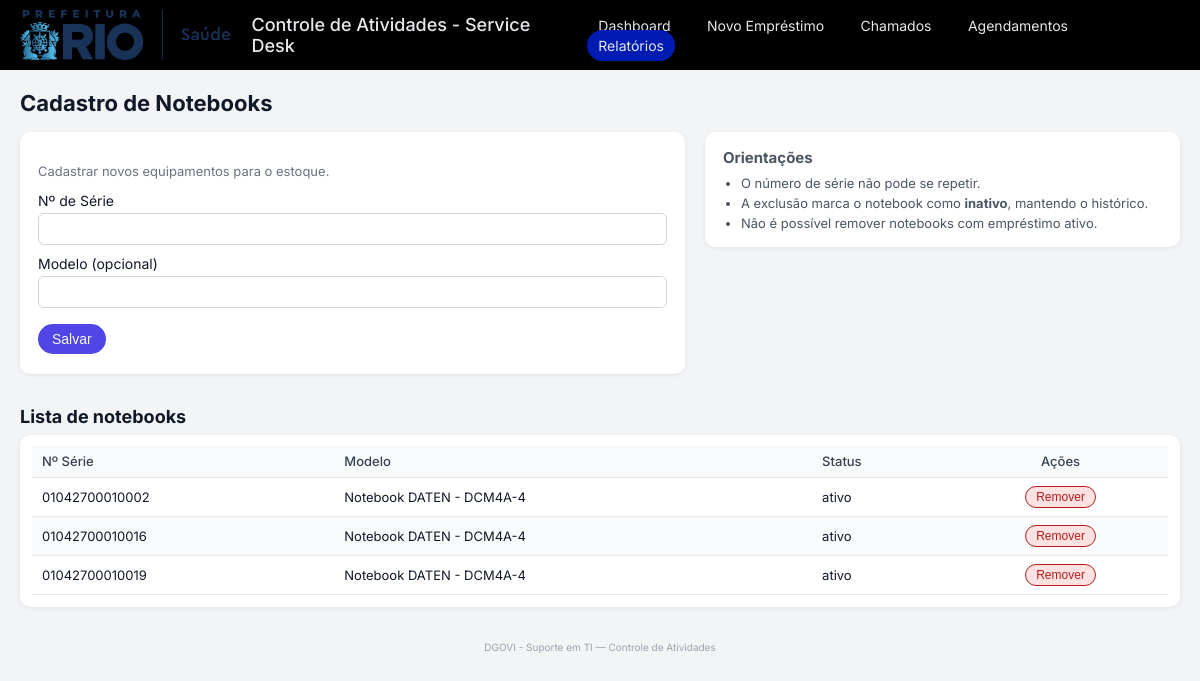
Page /notebooks/novo on the committed database.
### tables this page shows
CREATE TABLE notebooks (
            id INTEGER PRIMARY KEY AUTOINCREMENT,
            serial TEXT UNIQUE NOT NULL,
            modelo TEXT,
            status TEXT DEFAULT 'ativo'
        );

### app.py (the view, shortened to what this page needs)
@app.route("/notebooks/novo", methods=["GET", "POST"])
def novo_notebook():
    conn = get_connection()
    cur = conn.cursor()
    cur.execute(
        """
        SELECT id, serial, modelo, status
        FROM notebooks
        ORDER BY status DESC, serial
        """
    )
    notebooks = cur.fetchall()
    conn.close()
    return render_template("notebook_form.html", notebooks=notebooks)

### app.py (called while the page is built)
def get_connection():
    conn = sqlite3.connect(APP_DB)
    conn.row_factory = sqlite3.Row
    return conn

### templates/notebook_form.html
{% extends "base.html" %}
{% block content %}
<h2>Cadastro de Notebooks</h2>
<div class="form-layout">
  <form method="post" class="form-card">
    <div class="form-header">
      <p>Cadastrar novos equipamentos para o estoque.</p>
    </div>
    <label for="serial">Nº de Série</label>
    <input type="text" id="serial" name="serial" required />
    <label for="modelo">Modelo (opcional)</label>
    <input type="text" id="modelo" name="modelo" />
    <button type="submit" class="btn-primary">Salvar</button>
  </form>
  <div class="form-side-info">
    <div class="info-card">
      <h3>Orientações</h3>
      <ul>
        <li>O número de série não pode se repetir.</li>
        <li>A exclusão marca o notebook como <strong>inativo</strong>, mantendo o histórico.</li>
        <li>Não é possível remover notebooks com empréstimo ativo.</li>
      </ul>
    </div>
  </div>
</div>
<div class="section-header">
  <h3>Lista de notebooks</h3>
</div>
<div class="table-card">
  <div class="table-wrapper">
    <table>
      <thead>
        <tr>
          <th>Nº Série</th>
          <th>Modelo</th>
          <th>Status</th>
          <th class="th-acoes">Ações</th>
        </tr>
      </thead>
      <tbody>
        {% if notebooks %}
          {% for nb in notebooks %}
            <tr>
              <td>{{ nb.serial }}</td>
              <td>{{ nb.modelo or "-" }}</td>
              <td>{{ nb.status }}</td>
              <td class="td-acoes">
                {% if nb.status == 'ativo' %}
                  <form method="post" action="{{ url_for('remover_notebook', notebook_id=nb.id) }}" onsubmit="return confirm('Confirmar remoção deste notebook?');">
                    <button type="submit" class="btn-small btn-danger">Remover</button>
                  </form>
                {% else %}
                  -
                {% endif %}
              </td>
            </tr>
          {% endfor %}
        {% else %}
          <tr>
            <td colspan="4">Nenhum notebook cadastrado.</td>
          </tr>
        {% endif %}
      </tbody>
    </table>
  </div>
</div>
{% endblock %}

### static/style.css (style rules this page uses)
* { box-sizing: border-box; }
body { font-family: "Inter", system-ui, -apple-system, BlinkMacSystemFont, "Segoe UI", sans-serif; margin: 0; background: #f3f4f6; color: #111827; }
h2 { margin-top: 0; margin-bottom: 16px; font-size: 22px; }
.section-header { margin-top: 32px; margin-bottom: 8px; display: flex; align-items: baseline; gap: 10px; }
.section-header h3 { margin: 0; font-size: 18px; }
.form-layout { display: grid; grid-template-columns: minmax(0, 1.4fr) minmax(0, 1fr); gap: 20px; }
.form-card { background: #ffffff; padding: 18px 18px 20px; border-radius: 10px; box-shadow: 0 1px 4px rgba(15, 23, 42, 0.08); }
.form-header { font-size: 13px; color: #6b7280; margin-bottom: 10px; }
.form-card label { display: block; margin-top: 10px; margin-bottom: 4px; font-size: 14px; }
.form-card input, .form-card select { width: 100%; padding: 7px 8px; font-size: 14px; border-radius: 6px; border: 1px solid #d1d5db; outline: none; }
.btn-primary { margin-top: 16px; padding: 8px 14px; font-size: 14px; cursor: pointer; background: #4f46e5; color: #f9fafb; border-radius: 999px; border: none; }
.form-side-info { align-self: stretch; }
.info-card { background: #ffffff; padding: 16px 18px; border-radius: 10px; box-shadow: 0 1px 4px rgba(15, 23, 42, 0.08); font-size: 13px; color: #4b5563; }
.info-card h3 { margin-top: 0; font-size: 15px; margin-bottom: 8px; }
.info-card ul { padding-left: 18px; margin: 0; }
.info-card li + li { margin-top: 4px; }
.table-card { background: #ffffff; padding: 10px 12px 12px; border-radius: 10px; box-shadow: 0 1px 4px rgba(15, 23, 42, 0.08); }
.table-wrapper { width: 100%; overflow-x: auto; }
table { width: 100%; border-collapse: collapse; font-size: 13px; }
th, td { padding: 8px 10px; border-bottom: 1px solid #e5e7eb; }
th { background: #f9fafb; text-align: left; font-weight: 500; color: #374151; }
tbody tr:nth-child(even) { background: #f9fafb; }
.th-acoes, .td-acoes { text-align: center; white-space: nowrap; }
.btn-small { display: inline-block; padding: 4px 10px; font-size: 12px; text-decoration: none; border-radius: 999px; border: 1px solid #4f46e5; color: #4338ca; background: #eef2ff; }
.btn-danger { border-color: #b91c1c; color: #b91c1c; background: #fee2e2; }
.btn-primary, .btn-secondary, .btn-small { display: inline-flex; align-items: center; justify-content: center; line-height: 1; }

### rows in the picture
notebooks: serial "01042700010002", modelo "Notebook DATEN - DCM4A-4", status "ativo"
notebooks: serial "01042700010016", modelo "Notebook DATEN - DCM4A-4", status "ativo"
notebooks: serial "01042700010019", modelo "Notebook DATEN - DCM4A-4", status "ativo"
